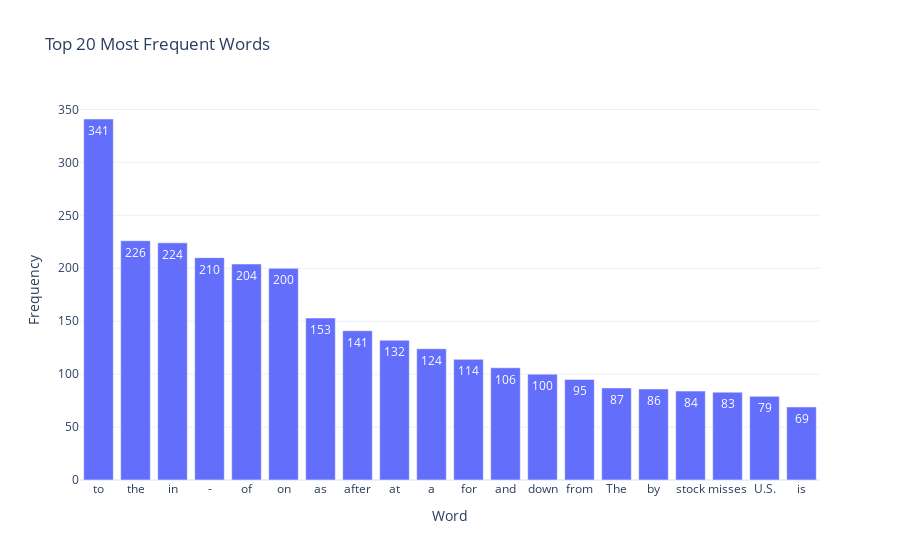
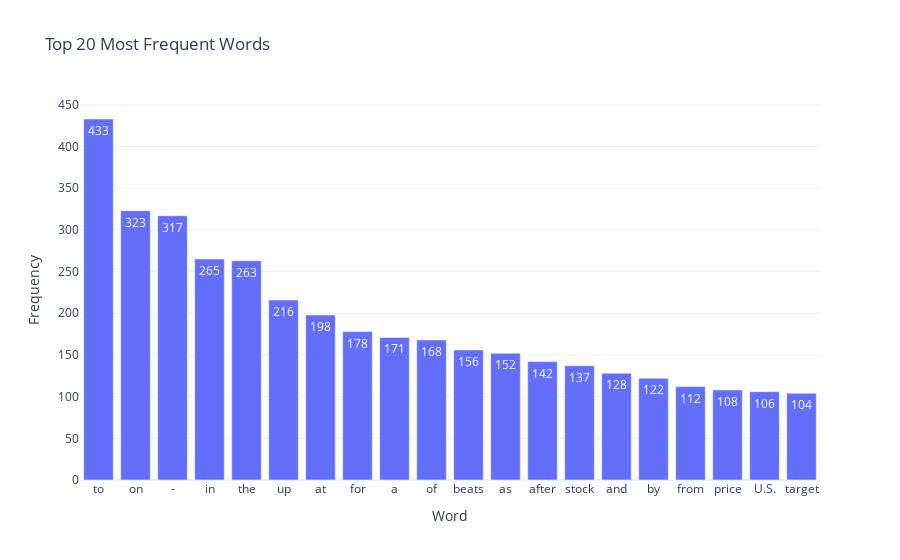
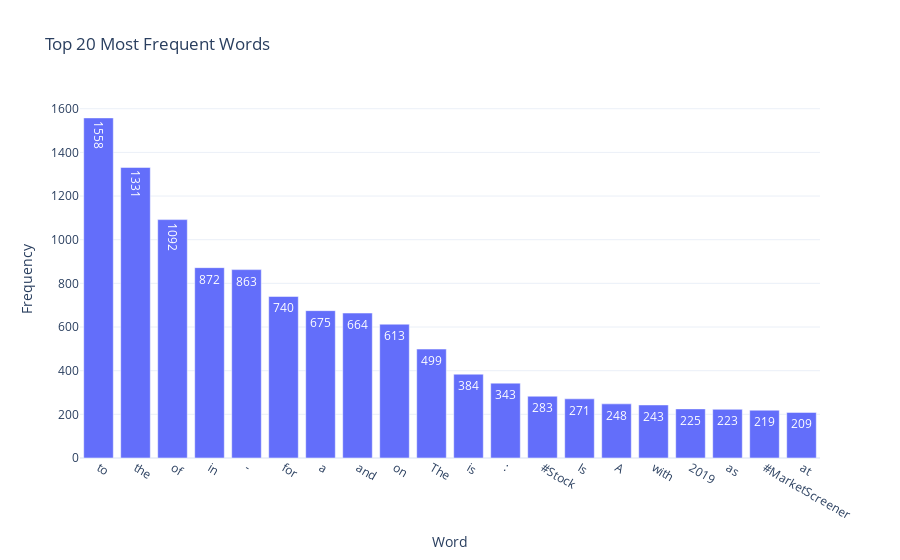
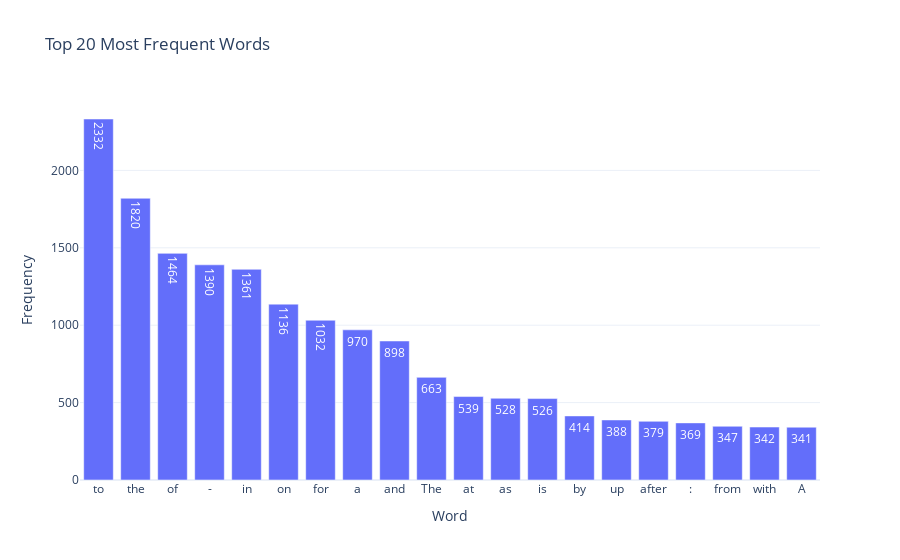

Notebook cell for these charts, in order:
### Markdown cell above
<div style="background-color:#f5f5f5; padding: 30px; border-radius: 15px; box-shadow: 2px 2px 10px #ccc;">

<h3 style="color:#1A5276; font-weight: bold;">1.3 Most Frequent Words</h3>
<p style="font-size: 15px;  color:rgb(105, 105, 107); font-weight: bold; ">Top n-grams or tokens per class, shown using bar charts or tables.</p>

### Code cell
label_map = {0: "Bearish", 1: "Bullish", 2: "Neutral"}

for label, label_name in label_map.items():
    texts = train_df[train_df['label'] == label]['text']
    fig = plot_word_frequencies(texts, top_n=20)
    fig.show()
    save_plot(fig, filename=f'word_frequencies_{label_name.lower()}')
    print(f"Gráfico salvo em results/word_frequencies_{label_name.lower()}.html")

fig_all = plot_word_frequencies(train_df['text'], top_n=20)
fig_all.show()
save_plot(fig_all, filename='word_frequencies_all')
print("Gráfico geral salvo em results/word_frequencies_all.html")

### Figure 1 — Plotly figure (JSON) as saved in the notebook; plotly's stock layout.template omitted (floating-point values rounded to 4 significant figures)
{"data": [{"text": ["341", "226", "224", "210", "204", "200", "153", "141", "132", "124", "114", "106", "100", "95", "87", "86", "84", "83", "79", "69"], "textposition": "auto", "type": "bar", "x": ["to", "the", "in", "-", "of", "on", "as", "after", "at", "a", "for", "and", "down", "from", "The", "by", "stock", "misses", "U.S.", "is"], "y": [341, 226, 224, 210, 204, 200, 153, 141, 132, 124, 114, 106, 100, 95, 87, 86, 84, 83, 79, 69]}], "layout": {"title": {"text": "Top 20 Most Frequent Words"}, "xaxis": {"title": {"text": "Word"}}, "yaxis": {"title": {"text": "Frequency"}}}}

### Figure 2 — Plotly figure (JSON) as saved in the notebook; plotly's stock layout.template omitted (floating-point values rounded to 4 significant figures)
{"data": [{"text": ["433", "323", "317", "265", "263", "216", "198", "178", "171", "168", "156", "152", "142", "137", "128", "122", "112", "108", "106", "104"], "textposition": "auto", "type": "bar", "x": ["to", "on", "-", "in", "the", "up", "at", "for", "a", "of", "beats", "as", "after", "stock", "and", "by", "from", "price", "U.S.", "target"], "y": [433, 323, 317, 265, 263, 216, 198, 178, 171, 168, 156, 152, 142, 137, 128, 122, 112, 108, 106, 104]}], "layout": {"title": {"text": "Top 20 Most Frequent Words"}, "xaxis": {"title": {"text": "Word"}}, "yaxis": {"title": {"text": "Frequency"}}}}

### Figure 3 — Plotly figure (JSON) as saved in the notebook; plotly's stock layout.template omitted (floating-point values rounded to 4 significant figures)
{"data": [{"text": ["1558", "1331", "1092", "872", "863", "740", "675", "664", "613", "499", "384", "343", "283", "271", "248", "243", "225", "223", "219", "209"], "textposition": "auto", "type": "bar", "x": ["to", "the", "of", "in", "-", "for", "a", "and", "on", "The", "is", ":", "#Stock", "Is", "A", "with", "2019", "as", "#MarketScreener", "at"], "y": [1558, 1331, 1092, 872, 863, 740, 675, 664, 613, 499, 384, 343, 283, 271, 248, 243, 225, 223, 219, 209]}], "layout": {"title": {"text": "Top 20 Most Frequent Words"}, "xaxis": {"title": {"text": "Word"}}, "yaxis": {"title": {"text": "Frequency"}}}}

### Figure 4 — Plotly figure (JSON) as saved in the notebook; plotly's stock layout.template omitted (floating-point values rounded to 4 significant figures)
{"data": [{"text": ["2332", "1820", "1464", "1390", "1361", "1136", "1032", "970", "898", "663", "539", "528", "526", "414", "388", "379", "369", "347", "342", "341"], "textposition": "auto", "type": "bar", "x": ["to", "the", "of", "-", "in", "on", "for", "a", "and", "The", "at", "as", "is", "by", "up", "after", ":", "from", "with", "A"], "y": [2332, 1820, 1464, 1390, 1361, 1136, 1032, 970, 898, 663, 539, 528, 526, 414, 388, 379, 369, 347, 342, 341]}], "layout": {"title": {"text": "Top 20 Most Frequent Words"}, "xaxis": {"title": {"text": "Word"}}, "yaxis": {"title": {"text": "Frequency"}}}}
